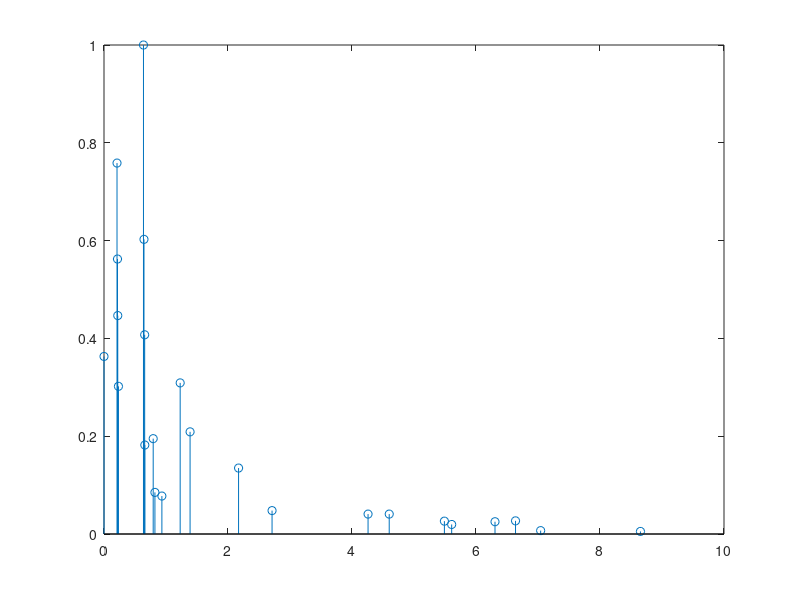
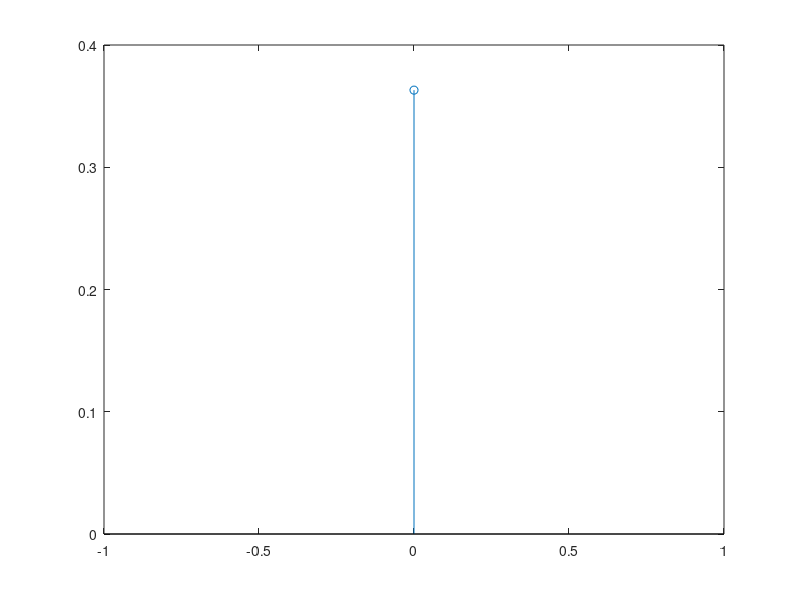

MATLAB code for these plots, in order: (Note: this script raises an error after producing the figures.)
% --------------------------------- %
% Exercise 2 - 1 Effect of Flat-Fading Channel on Signal Constelllation
% --------------------------------- %
clear;
clc;
close all;
% --------------------------------- %
% parameter define
% --------------------------------- %
%Bw = 6e6;           % bandwidth
Bw =  37/50 * 1e6;
Ts = 1/Bw;

% sampling period
fc = 5.9 * 16 ^ 9;  % carrier frequency

delay_norm = [0 0.2099 0.2219 0.2329 0.2176 0.6366 ...
    0.6448 0.6560 0.6584 0.7935 0.8213 0.9336 1.2285 ...
    1.3883 2.1704 2.7105 4.2589 4.6003 5.4902 5.6077 ...
    6.3065 6.6374 7.0427 8.6523]; % normalized delay as per standard

Power_db = [-4.4 -1.2 -3.5 -5.2 -2.5 0 -2.2 -3.9 -7.4 ...
    -7.1 -10.7 -11.1 -5.1 -6.8 -8.7 -13.2 -13.9 -13.9 ...
    -15.8 -17.1 -16 -15.7 -21.6 -22.8];% Power of each delay
% converting log scale to linear
pow_prof_ori = 10.^(0.1 * Power_db);

figure;
stem(delay_norm, pow_prof_ori);

Ds = 100e-9;                     % nominal delay spread as per standard
delay_actual = delay_norm * Ds;  % actual delay 
maxdelay = delay_actual(end);    % max delay as per standard
newdelays = (0 : Ts : maxdelay); % delays according to sampling rate

% --------------------------------- %
% interpolating and generating channel with given para
% --------------------------------- %
% interpolating and taking the value for required delays
newpowers = interp1(delay_actual, Power_db, newdelays);
% converting log scale to linear
pow_prof = 10.^(0.1 * newpowers);
len = length(pow_prof);

figure;
stem(newdelays, pow_prof);

% channel coeff
h = sqrt(pow_prof.'/2) .* (randn(len, 1) + 1i * randn(len, 1));
% --------------------------------- %
% utilize the generated channel
% --------------------------------- %
N = 100;            % Number of modulated symbols
M = 64;             % Order of modulation
nbit = log2(M) * N;   % transfer bits
data_bits = randi([0 1], nbit, 1); % information bits generation
data_bit_Matrix = reshape(data_bits, N, log2(M)); % arranging bits to form bit matrix
dataSymbols = bi2de(data_bit_Matrix); % converting bits todecimal numbers
x = qammod(dataSymbols, M, 'UnitAveragePower', true);
EbNo_dB = 7;
snr_db = EbNo_dB + 10 * log10(log2(M));
y_1 = conv(x, h, 'same'); % utilize the gerated channel
y = awgn(y_1, snr_db); % final recerive signal
y_awgn = awgn(x, snr_db); % only use AWGN
% --------------------------------- %
% compare the effects
% --------------------------------- %
scatterplot(x);     % transmitted signal
title("transimitted signal");
scatterplot(y);     % received signal
title("received signal");
mm = y / h;
noZeroCol = any(mm);
scatterplot(mm(:,noZeroCol)); % after channel
title("received signal after rotation");
scatterplot(y_awgn); % only awgn
title("AWGN");

